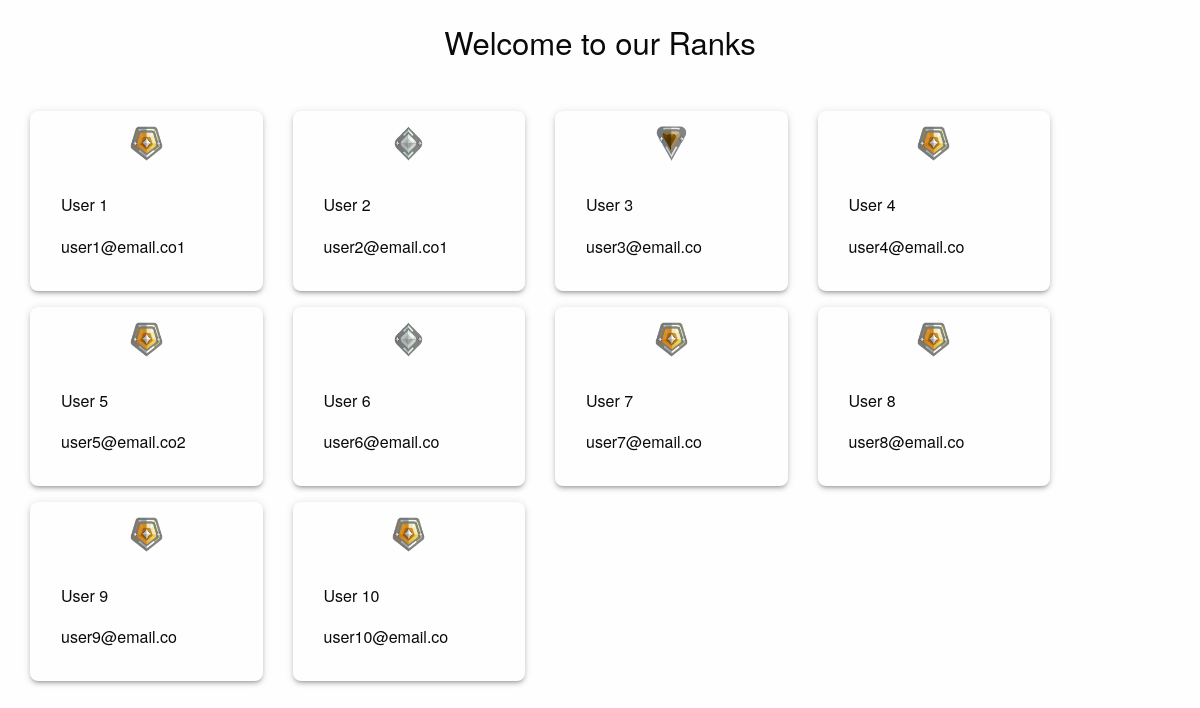
The page / on the database its author committed.
### tables this page shows
CREATE TABLE IF NOT EXISTS `users` (
  `id` int(11) NOT NULL,
  `email` text NOT NULL,
  `name` text NOT NULL,
  `rank` int(11) NOT NULL
);

### request.php (the view, shortened to what this page needs)
<?php
$servername = "mysql796.umbler.com:41890";
$username = "drawandcode";
$password = "BGr9mRaV7?ZGcK+";
$dbname = "drawandcode";
$conn = new mysqli($servername,
    $username, $password, $dbname);
$sql = "SELECT id, email, name, rank FROM users";
$result = $conn->query($sql);
if ($result->num_rows > 0) {
  while($row = $result->fetch_assoc()) {
      echo '
        <div class="medium-3 item">
            <div class="card">
                <div class="card-rank" data-rank="'.$row["rank"].'">
                    <img width="35" src="assets/img/'.$row["rank"].'.png"/>
                    <div class="rankSelect hide">
                        <select name="rank" class="rankSpan">
                            <option value="0">Rank</option>
                            <option value="1">Bronze</option>
                            <option value="2">Silver</option>
                            <option value="3">Gold</option>
                        </select>
                    </div>
                </div>
                <div class="card-section">
                    <p class="id hide">'.$row["id"].'</p>
                    <p><span class="nameSpan">'.$row["name"].'</span></p>
                    <p class="email"><span class="emailSpan">'.$row["email"].'</span></p>
                </div>
                <div class="card-footer">
                    <button class="button submitBtn hide"><i class="fa fa-check-square-o" aria-hidden="true"></i></button>
                </div>
            </div>
        </div>';
    }
} else {
    echo '<div class="grid-container spacer50">
            <div class="grid-x grid-padding-x">
                <p>No results.</p>
            </div>
        </div>';
}
?>

### index.php (shortened to what this page needs)
<!doctype html>
<html class="no-js" lang="en" dir="ltr">
  <head>
    <link rel="stylesheet" href="assets/foundation/css/foundation.css">
    <link rel="stylesheet" href="assets/foundation/css/app.css">
	<link rel="stylesheet" href="assets/css/style.css">
  </head>
<body>
    <div class="grid-container">
      	<div class="grid-x grid-padding-x">
        	<div class="large-12 cell text-center spacer20">
         		<h3>Welcome to our Ranks</h3>
        	</div>
      	</div>
	<div class="grid-container">
		<div class="grid-x grid-margin-x spacer20">
			<?php include 'request.php'; ?>
		</div>
	</div>
  </body>
</html>

### assets/css/style.css (style rules this page uses)
.spacer20 { padding: 20px 0; }
.item { padding: 0 15px; }
.card { border-radius: 8px; display: flex; padding: 15px; border: none; box-shadow: rgb(0 0 0 / 20%) 0px 3px 3px -2px, rgb(0 0 0 / 14%) 0px 3px 4px 0px, rgb(0 0 0 / 12%) 0px 1px 8px 0px; }
.card .card-rank { display: flex; }
.card img { margin: 0 auto 15px; }

### rows shown on the page
users: name "User 1", email "user1@email.co1"
users: name "User 2", email "user2@email.co1"
users: shows a picture, name "User 3", email "user3@email.co"
users: name "User 4", email "user4@email.co"
users: name "User 5", email "user5@email.co2"
users: name "User 6", email "user6@email.co"
users: name "User 7", email "user7@email.co"
users: name "User 8", email "user8@email.co"
users: name "User 9", email "user9@email.co"
users: name "User 10", email "user10@email.co"
